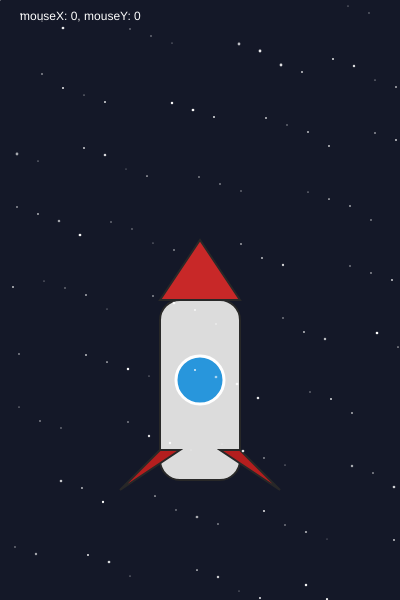
Frame 1 (no input)
Frame 60 (no input): identical to frame 1, image omitted
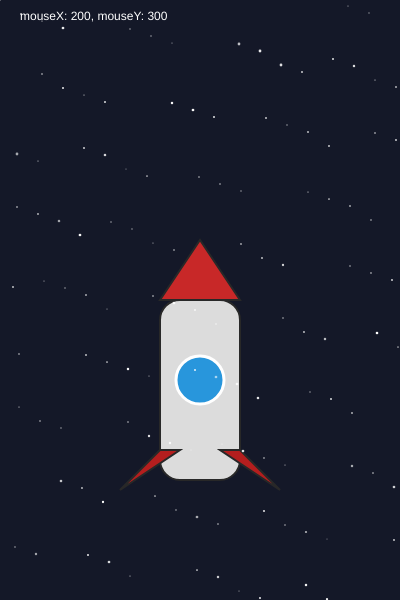
Frame 120 (the mouse pressed at the canvas centre since frame 60)

The p5.js sketch that drew these frames (run headless with seeded random() and noise() and a simulated clock; from frame 60 on, the mouse is pressed at the canvas centre):

// p5.js sketch
// ── sketch.js
// Simple static rocket
let xMax = 400;
let yMax = 600;
let   xrocket = xMax/2;
let   yrocket = yMax*0.6;
function setup() {
  createCanvas(xMax, yMax); // create a 400x600 window
//   noLoop();               // only draw once (no animation needed)
  frameRate(30);

}

function draw() {
  background(20, 24, 40); // dark blue background (like space)

  push();               // save current drawing settings
  // rocket body
  fill(220);            // light gray
  stroke(40);           // dark outline
  strokeWeight(2);
  rectMode(CENTER);     // rectangle drawn from its center
  rect(xrocket, yrocket+30, 80, 180, 20); // body rectangle with rounded corners

  // nose cone
  fill(200, 40, 40);    // red
  triangle(xrocket-40, yrocket-60, xrocket+40, yrocket-60, xrocket, yrocket-120); // triangle on top

  // window (circle)
  fill(40, 150, 220);   // blue glass
  stroke(255);          // white border
  strokeWeight(3);
  ellipse(xrocket, yrocket+20, 48, 48); // window circle

  // fins on the left and right
  stroke(40);
  strokeWeight(2);
  fill(180, 30, 30);    // dark red
  triangle(xrocket-40, yrocket+90, xrocket-80, yrocket+130, xrocket-20, yrocket+90); // left fin
  triangle(xrocket+40, yrocket+90, xrocket+80, yrocket+130, xrocket+20, yrocket+90);    // right fin

  pop(); // restore settings (so it won’t affect other drawings)
  push();
  // simple starfield
  randomSeed(99); // keep stars stable
  noStroke();
  for (let i = 0; i < 120; i++) {
    let sx = (i*37) % width + (i%3)*5;
    let sy = ((i*73) % height) + (i%7);
    //random transparency between 150 and 255
    fill(255, 255, 255, random(150, 255));
    //Draws a small circle at (sx, sy)
    //Diameter is random between 1 and 2.8 pixels
    ellipse(sx, sy, random(1, 2.8));
  }
  pop();
  fill(255) //white text
  text(`mouseX: ${mouseX}, mouseY: ${mouseY}`, 20, 20);
}
